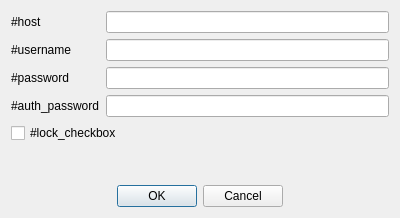
<?xml version="1.0" encoding="UTF-8"?>
<ui version="4.0">
 <class>SettingsDialog</class>
 <widget class="QDialog" name="SettingsDialog">
  <property name="geometry">
   <rect>
    <x>0</x>
    <y>0</y>
    <width>400</width>
    <height>218</height>
   </rect>
  </property>
  <property name="windowTitle">
   <string>Settings</string>
  </property>
  <layout class="QVBoxLayout" name="verticalLayout">
   <item>
    <layout class="QFormLayout" name="formLayout">
     <item row="0" column="0">
      <widget class="QLabel" name="label">
       <property name="text">
        <string>#host</string>
       </property>
      </widget>
     </item>
     <item row="1" column="0">
      <widget class="QLabel" name="label_2">
       <property name="text">
        <string>#username</string>
       </property>
      </widget>
     </item>
     <item row="2" column="0">
      <widget class="QLabel" name="label_3">
       <property name="text">
        <string>#password</string>
       </property>
      </widget>
     </item>
     <item row="3" column="0">
      <widget class="QLabel" name="label_4">
       <property name="text">
        <string>#auth_password</string>
       </property>
      </widget>
     </item>
     <item row="4" column="0" colspan="2">
      <widget class="QCheckBox" name="edLockable">
       <property name="text">
        <string>#lock_checkbox</string>
       </property>
      </widget>
     </item>
     <item row="0" column="1">
      <widget class="QLineEdit" name="edHost">
       <property name="inputMethodHints">
        <set>Qt::ImhUrlCharactersOnly</set>
       </property>
      </widget>
     </item>
     <item row="1" column="1">
      <widget class="QLineEdit" name="edUsername">
       <property name="echoMode">
        <enum>QLineEdit::Normal</enum>
       </property>
      </widget>
     </item>
     <item row="2" column="1">
      <widget class="QLineEdit" name="edPassword">
       <property name="echoMode">
        <enum>QLineEdit::Password</enum>
       </property>
      </widget>
     </item>
     <item row="3" column="1">
      <widget class="QLineEdit" name="edAuthPassword">
       <property name="echoMode">
        <enum>QLineEdit::Password</enum>
       </property>
      </widget>
     </item>
    </layout>
   </item>
   <item>
    <widget class="QDialogButtonBox" name="buttonBox">
     <property name="orientation">
      <enum>Qt::Horizontal</enum>
     </property>
     <property name="standardButtons">
      <set>QDialogButtonBox::Cancel|QDialogButtonBox::Ok</set>
     </property>
     <property name="centerButtons">
      <bool>true</bool>
     </property>
    </widget>
   </item>
  </layout>
 </widget>
 <resources/>
 <connections>
  <connection>
   <sender>buttonBox</sender>
   <signal>accepted()</signal>
   <receiver>SettingsDialog</receiver>
   <slot>accept()</slot>
   <hints>
    <hint type="sourcelabel">
     <x>257</x>
     <y>232</y>
    </hint>
    <hint type="destinationlabel">
     <x>157</x>
     <y>241</y>
    </hint>
   </hints>
  </connection>
  <connection>
   <sender>buttonBox</sender>
   <signal>rejected()</signal>
   <receiver>SettingsDialog</receiver>
   <slot>reject()</slot>
   <hints>
    <hint type="sourcelabel">
     <x>316</x>
     <y>232</y>
    </hint>
    <hint type="destinationlabel">
     <x>286</x>
     <y>241</y>
    </hint>
   </hints>
  </connection>
 </connections>
</ui>
